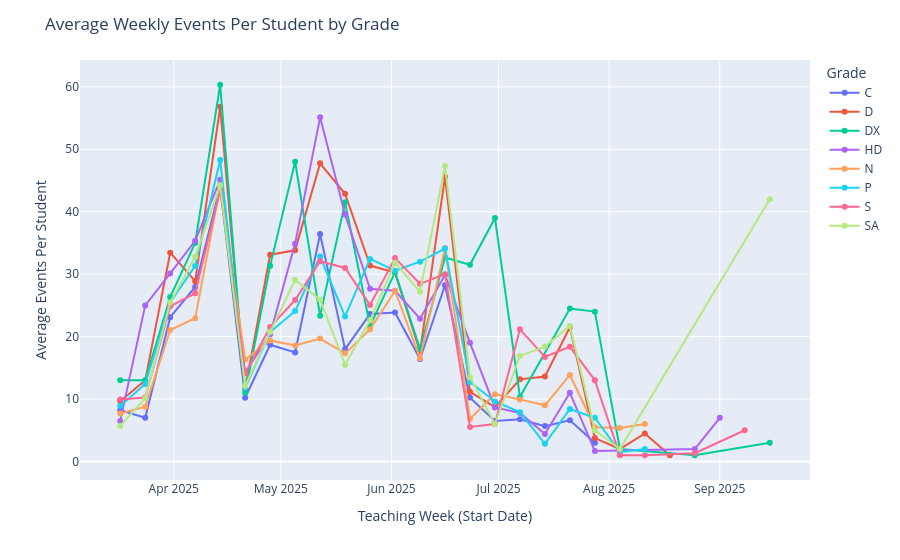

The cell this chart's notebook holds for it:
### Markdown cell above
*Figure 2:*

### Code cell
# compare weekly activity timeline for all grade categories (SA, P, D, HD, N, DX, etc.)
compare_students = student_level_df[['Person Id', 'Grade']].drop_duplicates().copy()
compare_students = compare_students.dropna(subset=['Grade'])
compare_students['Grade'] = compare_students['Grade'].astype(str).str.strip()

compare_logs = pd.merge(
    logs.copy(),
    compare_students,
    on='Person Id',
    how='inner'
)

compare_logs['Time'] = pd.to_datetime(compare_logs['Time'], errors='coerce', dayfirst=True)
compare_logs = compare_logs.dropna(subset=['Time'])

compare_logs['WeekStart'] = compare_logs['Time'].dt.to_period('W').dt.start_time
compare_weekly = (
    compare_logs
    .groupby(['WeekStart', 'Grade'])
    .size()
    .reset_index(name='Count')
 )

compare_weekly['Week'] = compare_weekly['WeekStart'].dt.strftime('%Y-%m-%d')

grade_order = sorted(compare_weekly['Grade'].unique().tolist())
compare_weekly['Grade'] = pd.Categorical(
    compare_weekly['Grade'],
    categories=grade_order,
    ordered=True
 )

# normalize by student count
weekly_student_activity = (
    compare_logs
    .groupby(['WeekStart', 'Grade', 'Person Id'])
    .size()
    .reset_index(name='Events')
)

weekly_avg = (
    weekly_student_activity
    .groupby(['WeekStart', 'Grade'])['Events']
    .mean()
    .reset_index()
)


import plotly.express as px

fig = px.line(
    weekly_avg,
    x='WeekStart',
    y='Events',
    color='Grade',
    markers=True,
    hover_data={'WeekStart': True, 'Events': True, 'Grade': True}
)

fig.update_layout(
    title='Average Weekly Events Per Student by Grade',
    xaxis_title='Teaching Week (Start Date)',
    yaxis_title='Average Events Per Student',
    legend_title='Grade'
)

fig.show()

# plot for multiple grade categories in multiple plots add tooltips 
g = sns.FacetGrid(
    weekly_avg,
    col='Grade',
    col_wrap=3,
    height=4,
    sharey=False
)
g.map(sns.lineplot, 'WeekStart', 'Events', marker='o')  
g.set_titles(col_template='Grade: {col_name}')
g.set_axis_labels('Teaching Week (Start Date)', 'Average Events Per Student')
for ax in g.axes.flatten():
    ax.tick_params(axis='x', rotation=45)
plt.tight_layout()
plt.show()

### Figure 1 — Plotly figure (JSON) as saved in the notebook; plotly's stock layout.template omitted (floating-point values rounded to 4 significant figures)
{"data": [{"customdata": [["C"], ["C"], ["C"], ["C"], ["C"], ["C"], ["C"], ["C"], ["C"], ["C"], ["C"], ["C"], ["C"], ["C"], ["C"], ["C"], ["C"], ["C"], ["C"], ["C"]], "hovertemplate": "Grade=%{customdata[0]}<br>WeekStart=%{x}<br>Events=%{y}<extra></extra>", "legendgroup": "C", "line": {"color": "#636efa", "dash": "solid"}, "marker": {"symbol": "circle"}, "mode": "lines+markers", "name": "C", "orientation": "v", "showlegend": true, "type": "scatter", "x": ["2025-03-17T00:00:00.000000000", "2025-03-24T00:00:00.000000000", "2025-03-31T00:00:00.000000000", "2025-04-07T00:00:00.000000000", "2025-04-14T00:00:00.000000000", "2025-04-21T00:00:00.000000000", "2025-04-28T00:00:00.000000000", "2025-05-05T00:00:00.000000000", "2025-05-12T00:00:00.000000000", "2025-05-19T00:00:00.000000000", "2025-05-26T00:00:00.000000000", "2025-06-02T00:00:00.000000000", "2025-06-09T00:00:00.000000000", "2025-06-16T00:00:00.000000000", "2025-06-23T00:00:00.000000000", "2025-06-30T00:00:00.000000000", "2025-07-07T00:00:00.000000000", "2025-07-14T00:00:00.000000000", "2025-07-21T00:00:00.000000000", "2025-07-28T00:00:00.000000000"], "xaxis": "x", "y": [8.214, 7.0, 23.11, 27.94, 44.05, 10.21, 18.68, 17.44, 36.42, 18.0, 23.61, 23.87, 16.42, 28.22, 10.23, 6.5, 6.75, 5.667, 6.6, 3.0], "yaxis": "y"}, {"customdata": [["D"], ["D"], ["D"], ["D"], ["D"], ["D"], ["D"], ["D"], ["D"], ["D"], ["D"], ["D"], ["D"], ["D"], ["D"], ["D"], ["D"], ["D"], ["D"], ["D"], ["D"], ["D"], ["D"]], "hovertemplate": "Grade=%{customdata[0]}<br>WeekStart=%{x}<br>Events=%{y}<extra></extra>", "legendgroup": "D", "line": {"color": "#EF553B", "dash": "solid"}, "marker": {"symbol": "circle"}, "mode": "lines+markers", "name": "D", "orientation": "v", "showlegend": true, "type": "scatter", "x": ["2025-03-17T00:00:00.000000000", "2025-03-24T00:00:00.000000000", "2025-03-31T00:00:00.000000000", "2025-04-07T00:00:00.000000000", "2025-04-14T00:00:00.000000000", "2025-04-21T00:00:00.000000000", "2025-04-28T00:00:00.000000000", "2025-05-05T00:00:00.000000000", "2025-05-12T00:00:00.000000000", "2025-05-19T00:00:00.000000000", "2025-05-26T00:00:00.000000000", "2025-06-02T00:00:00.000000000", "2025-06-09T00:00:00.000000000", "2025-06-16T00:00:00.000000000", "2025-06-23T00:00:00.000000000", "2025-06-30T00:00:00.000000000", "2025-07-07T00:00:00.000000000", "2025-07-14T00:00:00.000000000", "2025-07-21T00:00:00.000000000", "2025-07-28T00:00:00.000000000", "2025-08-04T00:00:00.000000000", "2025-08-11T00:00:00.000000000", "2025-08-18T00:00:00.000000000"], "xaxis": "x", "y": [9.643, 13.0, 33.44, 28.88, 56.81, 11.6, 33.12, 33.81, 47.75, 42.88, 31.38, 30.25, 17.57, 45.6, 11.15, 8.7, 13.15, 13.6, 21.5, 3.75, 2.0, 4.5, 1.0], "yaxis": "y"}, {"customdata": [["DX"], ["DX"], ["DX"], ["DX"], ["DX"], ["DX"], ["DX"], ["DX"], ["DX"], ["DX"], ["DX"], ["DX"], ["DX"], ["DX"], ["DX"], ["DX"], ["DX"], ["DX"], ["DX"], ["DX"], ["DX"], ["DX"]], "hovertemplate": "Grade=%{customdata[0]}<br>WeekStart=%{x}<br>Events=%{y}<extra></extra>", "legendgroup": "DX", "line": {"color": "#00cc96", "dash": "solid"}, "marker": {"symbol": "circle"}, "mode": "lines+markers", "name": "DX", "orientation": "v", "showlegend": true, "type": "scatter", "x": ["2025-03-17T00:00:00.000000000", "2025-03-24T00:00:00.000000000", "2025-03-31T00:00:00.000000000", "2025-04-07T00:00:00.000000000", "2025-04-14T00:00:00.000000000", "2025-04-21T00:00:00.000000000", "2025-04-28T00:00:00.000000000", "2025-05-05T00:00:00.000000000", "2025-05-12T00:00:00.000000000", "2025-05-19T00:00:00.000000000", "2025-05-26T00:00:00.000000000", "2025-06-02T00:00:00.000000000", "2025-06-09T00:00:00.000000000", "2025-06-16T00:00:00.000000000", "2025-06-23T00:00:00.000000000", "2025-06-30T00:00:00.000000000", "2025-07-07T00:00:00.000000000", "2025-07-21T00:00:00.000000000", "2025-07-28T00:00:00.000000000", "2025-08-04T00:00:00.000000000", "2025-08-25T00:00:00.000000000", "2025-09-15T00:00:00.000000000"], "xaxis": "x", "y": [13.0, 13.0, 26.33, 35.0, 60.33, 11.0, 31.33, 48.0, 23.33, 41.5, 21.67, 30.33, 18.0, 32.67, 31.5, 39.0, 10.33, 24.5, 24.0, 2.0, 1.0, 3.0], "yaxis": "y"}, {"customdata": [["HD"], ["HD"], ["HD"], ["HD"], ["HD"], ["HD"], ["HD"], ["HD"], ["HD"], ["HD"], ["HD"], ["HD"], ["HD"], ["HD"], ["HD"], ["HD"], ["HD"], ["HD"], ["HD"], ["HD"], ["HD"], ["HD"], ["HD"]], "hovertemplate": "Grade=%{customdata[0]}<br>WeekStart=%{x}<br>Events=%{y}<extra></extra>", "legendgroup": "HD", "line": {"color": "#ab63fa", "dash": "solid"}, "marker": {"symbol": "circle"}, "mode": "lines+markers", "name": "HD", "orientation": "v", "showlegend": true, "type": "scatter", "x": ["2025-03-17T00:00:00.000000000", "2025-03-24T00:00:00.000000000", "2025-03-31T00:00:00.000000000", "2025-04-07T00:00:00.000000000", "2025-04-14T00:00:00.000000000", "2025-04-21T00:00:00.000000000", "2025-04-28T00:00:00.000000000", "2025-05-05T00:00:00.000000000", "2025-05-12T00:00:00.000000000", "2025-05-19T00:00:00.000000000", "2025-05-26T00:00:00.000000000", "2025-06-02T00:00:00.000000000", "2025-06-09T00:00:00.000000000", "2025-06-16T00:00:00.000000000", "2025-06-23T00:00:00.000000000", "2025-06-30T00:00:00.000000000", "2025-07-07T00:00:00.000000000", "2025-07-14T00:00:00.000000000", "2025-07-21T00:00:00.000000000", "2025-07-28T00:00:00.000000000", "2025-08-04T00:00:00.000000000", "2025-08-25T00:00:00.000000000", "2025-09-01T00:00:00.000000000"], "xaxis": "x", "y": [6.5, 25.0, 30.11, 35.33, 45.11, 14.25, 20.38, 34.89, 55.11, 39.56, 27.67, 27.33, 22.88, 29.88, 19.0, 8.667, 7.778, 4.4, 11.0, 1.667, 1.75, 2.0, 7.0], "yaxis": "y"}, {"customdata": [["N"], ["N"], ["N"], ["N"], ["N"], ["N"], ["N"], ["N"], ["N"], ["N"], ["N"], ["N"], ["N"], ["N"], ["N"], ["N"], ["N"], ["N"], ["N"], ["N"], ["N"], ["N"]], "hovertemplate": "Grade=%{customdata[0]}<br>WeekStart=%{x}<br>Events=%{y}<extra></extra>", "legendgroup": "N", "line": {"color": "#FFA15A", "dash": "solid"}, "marker": {"symbol": "circle"}, "mode": "lines+markers", "name": "N", "orientation": "v", "showlegend": true, "type": "scatter", "x": ["2025-03-17T00:00:00.000000000", "2025-03-24T00:00:00.000000000", "2025-03-31T00:00:00.000000000", "2025-04-07T00:00:00.000000000", "2025-04-14T00:00:00.000000000", "2025-04-21T00:00:00.000000000", "2025-04-28T00:00:00.000000000", "2025-05-05T00:00:00.000000000", "2025-05-12T00:00:00.000000000", "2025-05-19T00:00:00.000000000", "2025-05-26T00:00:00.000000000", "2025-06-02T00:00:00.000000000", "2025-06-09T00:00:00.000000000", "2025-06-16T00:00:00.000000000", "2025-06-23T00:00:00.000000000", "2025-06-30T00:00:00.000000000", "2025-07-07T00:00:00.000000000", "2025-07-14T00:00:00.000000000", "2025-07-21T00:00:00.000000000", "2025-07-28T00:00:00.000000000", "2025-08-04T00:00:00.000000000", "2025-08-11T00:00:00.000000000"], "xaxis": "x", "y": [7.69, 8.778, 21.05, 22.94, 43.98, 16.33, 19.39, 18.56, 19.68, 17.32, 21.16, 27.3, 16.55, 34.2, 6.846, 10.78, 9.944, 9.0, 13.86, 5.5, 5.375, 6.0], "yaxis": "y"}, {"customdata": [["P"], ["P"], ["P"], ["P"], ["P"], ["P"], ["P"], ["P"], ["P"], ["P"], ["P"], ["P"], ["P"], ["P"], ["P"], ["P"], ["P"], ["P"], ["P"], ["P"], ["P"], ["P"]], "hovertemplate": "Grade=%{customdata[0]}<br>WeekStart=%{x}<br>Events=%{y}<extra></extra>", "legendgroup": "P", "line": {"color": "#19d3f3", "dash": "solid"}, "marker": {"symbol": "circle"}, "mode": "lines+markers", "name": "P", "orientation": "v", "showlegend": true, "type": "scatter", "x": ["2025-03-17T00:00:00.000000000", "2025-03-24T00:00:00.000000000", "2025-03-31T00:00:00.000000000", "2025-04-07T00:00:00.000000000", "2025-04-14T00:00:00.000000000", "2025-04-21T00:00:00.000000000", "2025-04-28T00:00:00.000000000", "2025-05-05T00:00:00.000000000", "2025-05-12T00:00:00.000000000", "2025-05-19T00:00:00.000000000", "2025-05-26T00:00:00.000000000", "2025-06-02T00:00:00.000000000", "2025-06-09T00:00:00.000000000", "2025-06-16T00:00:00.000000000", "2025-06-23T00:00:00.000000000", "2025-06-30T00:00:00.000000000", "2025-07-07T00:00:00.000000000", "2025-07-14T00:00:00.000000000", "2025-07-21T00:00:00.000000000", "2025-07-28T00:00:00.000000000", "2025-08-04T00:00:00.000000000", "2025-08-11T00:00:00.000000000"], "xaxis": "x", "y": [8.875, 12.41, 25.48, 31.32, 48.27, 11.79, 20.73, 24.09, 32.83, 23.23, 32.43, 30.55, 32.0, 34.1, 12.72, 9.615, 7.905, 2.833, 8.4, 7.0, 1.5, 2.0], "yaxis": "y"}, {"customdata": [["S"], ["S"], ["S"], ["S"], ["S"], ["S"], ["S"], ["S"], ["S"], ["S"], ["S"], ["S"], ["S"], ["S"], ["S"], ["S"], ["S"], ["S"], ["S"], ["S"], ["S"], ["S"], ["S"], ["S"]], "hovertemplate": "Grade=%{customdata[0]}<br>WeekStart=%{x}<br>Events=%{y}<extra></extra>", "legendgroup": "S", "line": {"color": "#FF6692", "dash": "solid"}, "marker": {"symbol": "circle"}, "mode": "lines+markers", "name": "S", "orientation": "v", "showlegend": true, "type": "scatter", "x": ["2025-03-17T00:00:00.000000000", "2025-03-24T00:00:00.000000000", "2025-03-31T00:00:00.000000000", "2025-04-07T00:00:00.000000000", "2025-04-14T00:00:00.000000000", "2025-04-21T00:00:00.000000000", "2025-04-28T00:00:00.000000000", "2025-05-05T00:00:00.000000000", "2025-05-12T00:00:00.000000000", "2025-05-19T00:00:00.000000000", "2025-05-26T00:00:00.000000000", "2025-06-02T00:00:00.000000000", "2025-06-09T00:00:00.000000000", "2025-06-16T00:00:00.000000000", "2025-06-23T00:00:00.000000000", "2025-06-30T00:00:00.000000000", "2025-07-07T00:00:00.000000000", "2025-07-14T00:00:00.000000000", "2025-07-21T00:00:00.000000000", "2025-07-28T00:00:00.000000000", "2025-08-04T00:00:00.000000000", "2025-08-11T00:00:00.000000000", "2025-08-25T00:00:00.000000000", "2025-09-08T00:00:00.000000000"], "xaxis": "x", "y": [9.909, 10.25, 24.86, 26.93, 43.5, 14.09, 21.54, 25.86, 32.07, 31.0, 25.07, 32.57, 28.45, 30.0, 5.538, 6.0, 21.17, 16.75, 18.36, 13.0, 1.0, 1.0, 1.333, 5.0], "yaxis": "y"}, {"customdata": [["SA"], ["SA"], ["SA"], ["SA"], ["SA"], ["SA"], ["SA"], ["SA"], ["SA"], ["SA"], ["SA"], ["SA"], ["SA"], ["SA"], ["SA"], ["SA"], ["SA"], ["SA"], ["SA"], ["SA"], ["SA"], ["SA"]], "hovertemplate": "Grade=%{customdata[0]}<br>WeekStart=%{x}<br>Events=%{y}<extra></extra>", "legendgroup": "SA", "line": {"color": "#B6E880", "dash": "solid"}, "marker": {"symbol": "circle"}, "mode": "lines+markers", "name": "SA", "orientation": "v", "showlegend": true, "type": "scatter", "x": ["2025-03-17T00:00:00.000000000", "2025-03-24T00:00:00.000000000", "2025-03-31T00:00:00.000000000", "2025-04-07T00:00:00.000000000", "2025-04-14T00:00:00.000000000", "2025-04-21T00:00:00.000000000", "2025-04-28T00:00:00.000000000", "2025-05-05T00:00:00.000000000", "2025-05-12T00:00:00.000000000", "2025-05-19T00:00:00.000000000", "2025-05-26T00:00:00.000000000", "2025-06-02T00:00:00.000000000", "2025-06-09T00:00:00.000000000", "2025-06-16T00:00:00.000000000", "2025-06-23T00:00:00.000000000", "2025-06-30T00:00:00.000000000", "2025-07-07T00:00:00.000000000", "2025-07-14T00:00:00.000000000", "2025-07-21T00:00:00.000000000", "2025-07-28T00:00:00.000000000", "2025-08-04T00:00:00.000000000", "2025-09-15T00:00:00.000000000"], "xaxis": "x", "y": [5.7, 10.12, 25.46, 32.77, 44.23, 12.08, 20.75, 29.08, 25.92, 15.5, 22.62, 31.85, 27.18, 47.33, 13.5, 6.0, 16.91, 18.4, 21.71, 5.0, 2.0, 42.0], "yaxis": "y"}], "layout": {"legend": {"title": {"text": "Grade"}, "tracegroupgap": 0}, "margin": {"t": 60}, "title": {"text": "Average Weekly Events Per Student by Grade"}, "xaxis": {"anchor": "y", "domain": [0, 1], "title": {"text": "Teaching Week (Start Date)"}}, "yaxis": {"anchor": "x", "domain": [0, 1], "title": {"text": "Average Events Per Student"}}}}
